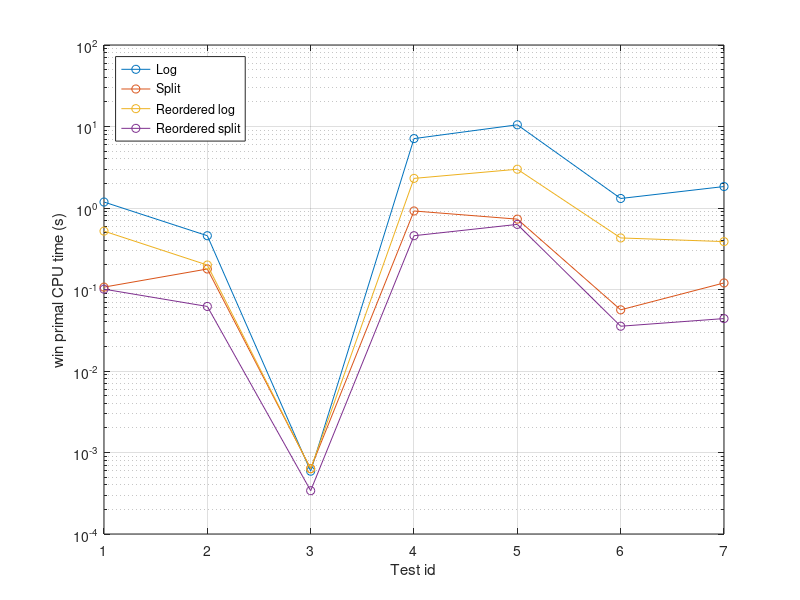

The MATLAB script that drew this image:
data = load('run_time_data.txt');
% data(1, :) log encoding run times
% data(2, :) split encoding run times
% data(3, :) log encoding run times with reordering
% data(4, :) split encoding run times with reordering

semilogy(data(1, :), '-o');
hold on
semilogy(data(2, :), '-o');
semilogy(data(3, :), '-o');
semilogy(data(4, :), '-o');
hold off
xlabel('Test id');
ylabel('win primal CPU time (s)');
legend('Log', 'Split', 'Reordered log', 'Reordered split', ...
      'Location', 'northwest');
grid on;